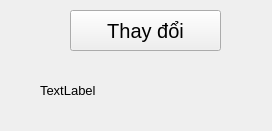
<?xml version="1.0" encoding="UTF-8"?>
<ui version="4.0">
 <class>Form</class>
 <widget class="QWidget" name="Form">
  <property name="geometry">
   <rect>
    <x>0</x>
    <y>0</y>
    <width>272</width>
    <height>131</height>
   </rect>
  </property>
  <property name="windowTitle">
   <string>Form</string>
  </property>
  <widget class="QPushButton" name="btnThayDoi">
   <property name="geometry">
    <rect>
     <x>70</x>
     <y>10</y>
     <width>151</width>
     <height>41</height>
    </rect>
   </property>
   <property name="font">
    <font>
     <pointsize>15</pointsize>
    </font>
   </property>
   <property name="text">
    <string>Thay đổi</string>
   </property>
  </widget>
  <widget class="QLabel" name="lblKetQua">
   <property name="geometry">
    <rect>
     <x>40</x>
     <y>80</y>
     <width>121</width>
     <height>21</height>
    </rect>
   </property>
   <property name="font">
    <font>
     <pointsize>10</pointsize>
    </font>
   </property>
   <property name="text">
    <string>TextLabel</string>
   </property>
  </widget>
 </widget>
 <resources/>
 <connections/>
</ui>
